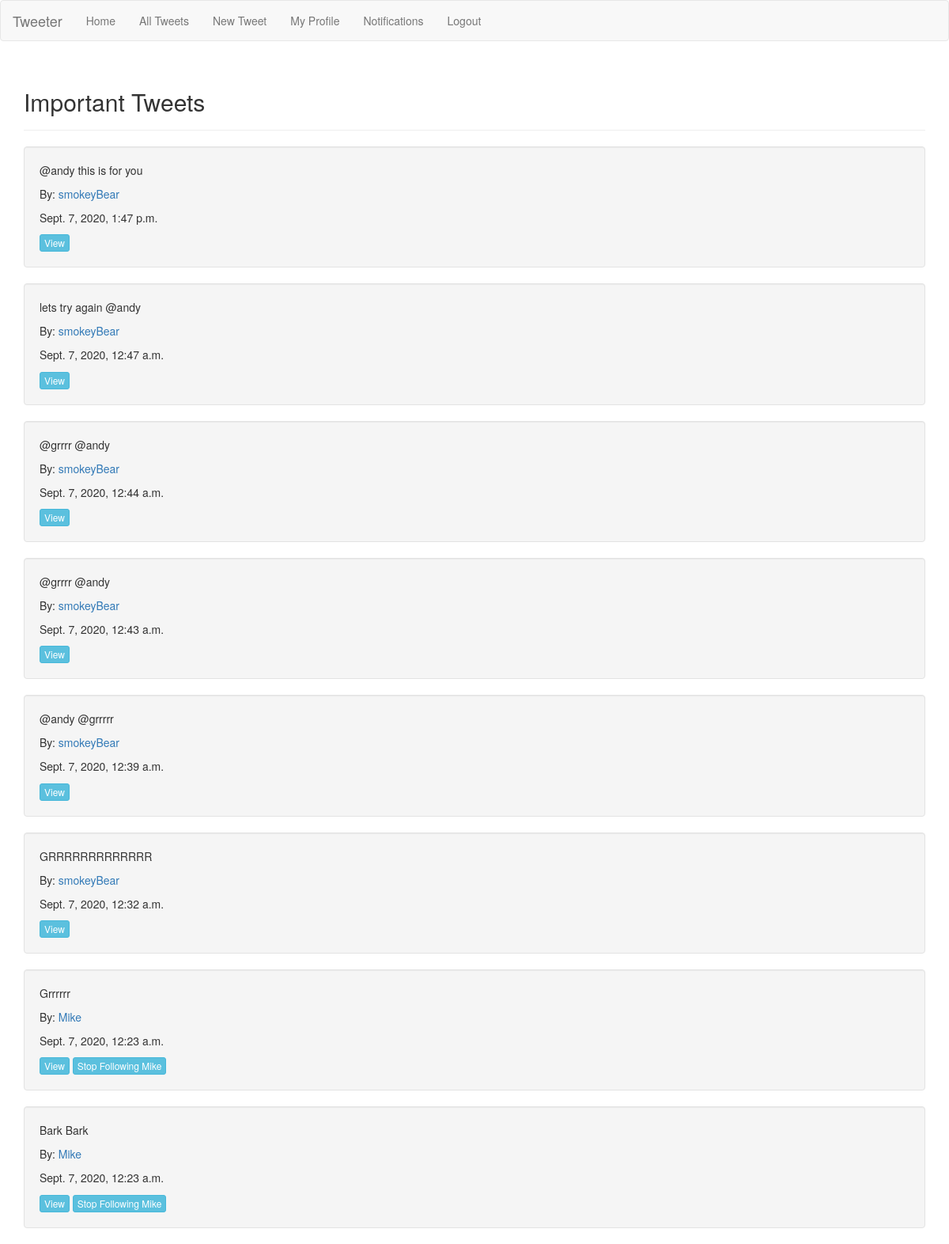
Screenshot of / (signed in) with the database file from the repository.
### tweet/models.py (models this page shows, shortened)
class Tweet(models.Model):
    body = models.TextField(max_length=140)
    time_stamp = models.DateTimeField(default=timezone.now)
    author = models.ForeignKey(CustomUser, on_delete=models.CASCADE)

### twitteruser/models.py (models this page shows)
class CustomUser(AbstractUser):
    bio = models.TextField(max_length=240, null=True, blank=True)
    age = models.IntegerField(null=True, blank=True)
    location = models.TextField(max_length=180, null=True, blank=True)
    birthday = models.DateField(null=True, blank=True)
    following = models.ManyToManyField("self", related_name='following')
    def __str__(self):
        return self.username

### twitteruser/views.py (the view)
# urls.py: path('', userviews.index, name='home'),
@login_required
def index(request):
    current_user = CustomUser.objects.get(username=request.user)
    tweets = Tweet.objects.filter(author__in=current_user.following.all()) | Tweet.objects.filter(author=current_user)
    tweets = tweets.order_by('-time_stamp')
    return render(request, 'index.html', {'tweets': tweets, 'current_user': current_user})

### templates/index.html
{% extends "base.html" %}
{% block content %}
<div class="page-header">
    <h2>Important Tweets</h2></div>
    {% for tweet in tweets %}
    <div class='well'>
        <p>{{tweet.body}}</p>
        <p>By:<a href="/profile/{{tweet.author.id}}"> {{tweet.author}}</p></a>
        <p>{{tweet.time_stamp}}</p>
        <a href="/tweet/{{tweet.id}}"><button type="button" class="btn btn-info btn-xs">View</button></a>
        {% if current_user.id != tweet.author.id %}
        <a href="unfollow/{{tweet.author.id}}"><button type="button" class="btn btn-info btn-xs">Stop Following {{tweet.author}}</button></a>
        {% endif %}
    </div>
    {% endfor %}
{% endblock %}

### rows the page displays
Tweet: body "@andy this is for you", author "smokeyBear", time_stamp "Sept. 7, 2020, 1:47 p.m."
Tweet: body "lets try again @andy", author "smokeyBear", time_stamp "Sept. 7, 2020, 12:47 a.m."
Tweet: body "@grrrr @andy", author "smokeyBear", time_stamp "Sept. 7, 2020, 12:44 a.m."
Tweet: body "@grrrr @andy", author "smokeyBear", time_stamp "Sept. 7, 2020, 12:43 a.m."
Tweet: body "@andy @grrrrr", author "smokeyBear", time_stamp "Sept. 7, 2020, 12:39 a.m."
Tweet: body "GRRRRRRRRRRRRR", author "smokeyBear", time_stamp "Sept. 7, 2020, 12:32 a.m."
Tweet: body "Grrrrrr", author "Mike", time_stamp "Sept. 7, 2020, 12:23 a.m."
Tweet: body "Bark Bark", author "Mike", time_stamp "Sept. 7, 2020, 12:23 a.m."
